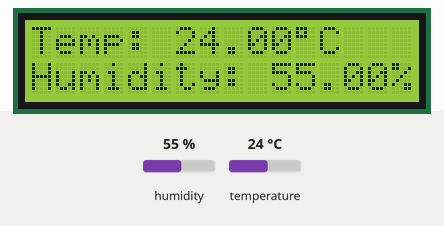
Bench run of a sketch on a simulated Arduino Uno, built with avr-gcc and run on an emulated ATmega328P. On the bench: 16×2 character LCD. The test bench sets the inputs (shaded band); at power-on: humidity 55 %, temperature 24 °C.

Above: at 1.2 s.
1.3 s: humidity set to 22 %
At 3.0 s:
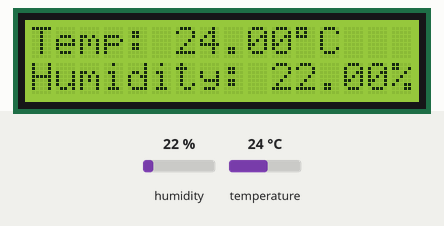
4.0 s: temperature set to 12 °C
At 5.6 s:
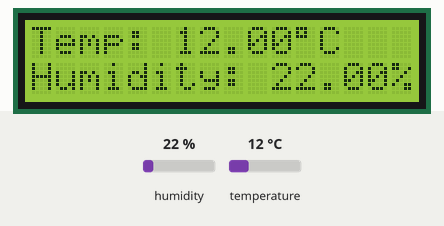
6.7 s: humidity set to 40 %
At 9.4 s:
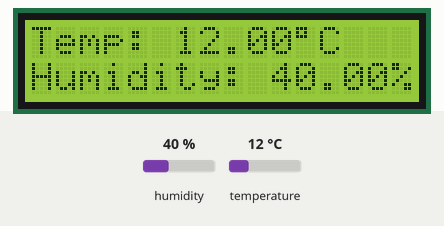
9.7 s: temperature set to 19 °C
At 10.8 s:
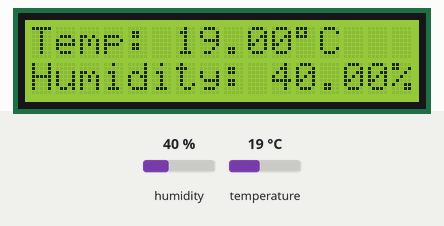
Timing chart, 0 to 12.7 s (numbered marks = the images above; inputs shaded):
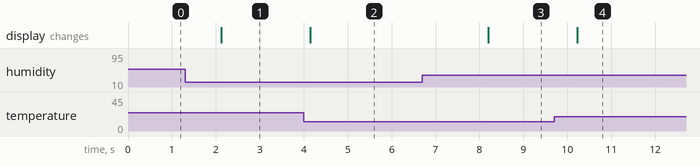

The sketch:

Humidity_LCD.ino
```cpp
#include <dht.h>
#include <LiquidCrystal.h>
#define DHT11_PIN A0
LiquidCrystal lcd(1, 2, 4, 5, 6, 7);
dht DHT;

void setup(){
  lcd.begin(16, 2);
}

void loop()
{
  int readData = DHT.read11(DHT11_PIN);
  float t = DHT.temperature;
  float h = DHT.humidity;
  lcd.setCursor(0,0);
  lcd.print("Temp: ");
  lcd.print(t);
  lcd.print((char)223);
  lcd.print("C");
  lcd.setCursor(0,1);
  lcd.print("Humidity: ");
  lcd.print(h);
  lcd.print("%");
  delay(2000);
}
```

Measured:
- after the input at 1.3 s, the display: changes after 0.82 s (image 1)
- after the input at 4.0 s, the display: changes after 0.15 s (image 2)
- after the input at 6.7 s, the display: changes after 1.5 s (image 3)
- after the input at 9.7 s, the display: changes after 0.53 s (image 4)
